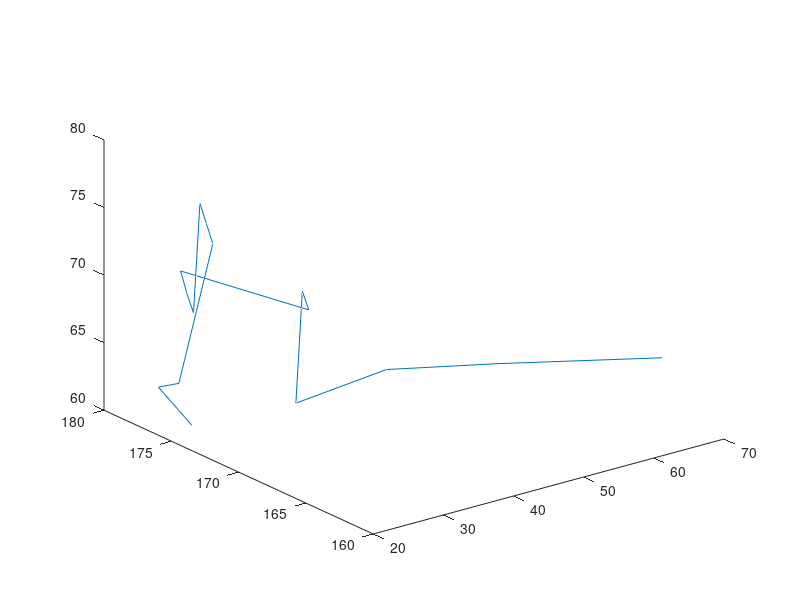

Here is the MATLAB script that generated this plot:
function y = test()
load('datax.txt')
load('datay.txt')
plot3(datax(:,2),datax(:,3),datay)
hold on;
gradient(datax,datay)
